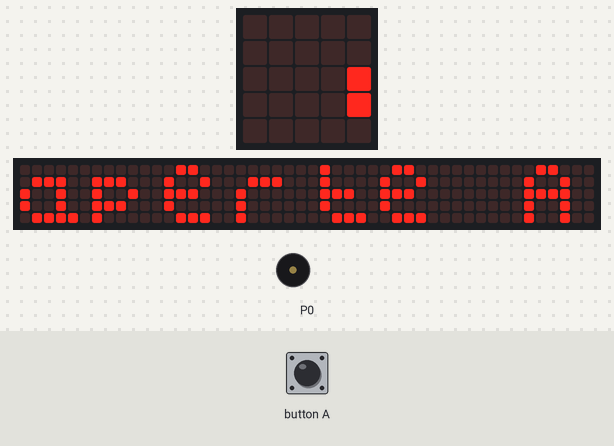
This program was run on a simulated BBC micro:bit (MakeCode). Parts: the board's 5×5 LED display, a strip that is not on the board, showing the scrolling text unrolled, buzzer (waves = sounding). The test bench sets the inputs (shaded band). The 48×5 strip is a reading aid, not a part: it shows the text the display is scrolling, unrolled, one strip-width of it at a time.

Above: at 0.2 s.
At 7.7 s:
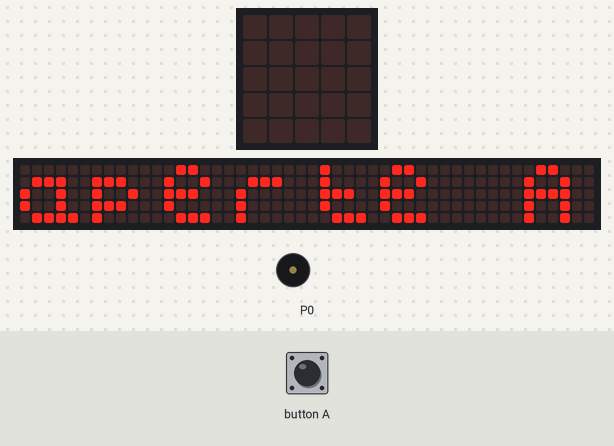
9.4 s: button A pressed for 0.15 s
At 9.75 s:
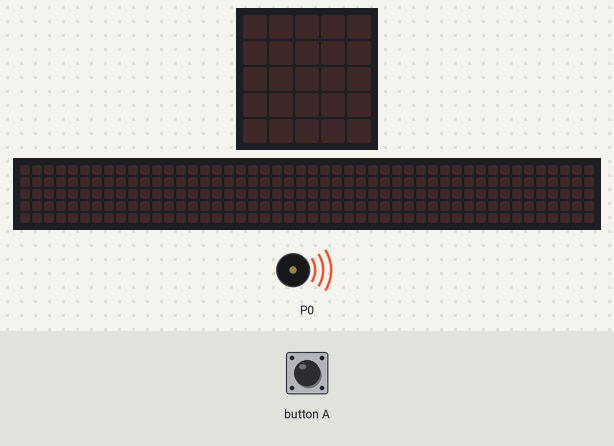
Timing chart, 0 to 16.1 s (numbered marks = the images above; inputs shaded):
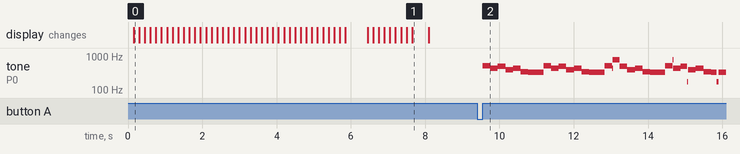

Measured:
- after the input at 9.4 s, tone on P0: plays 523 Hz for 0.21 s, 440 Hz for 0.21 s, 494 Hz for 0.21 s, 392 Hz for 0.21 s, 440 Hz for 0.21 s, 349 Hz for 0.21 s … (33 notes in this stretch), starting after 0.15 s
- what the display in image 1 shows lasts 0.4 s, from 7.7 s to 8.1 s

The program:

main.ts
```typescript
input.onButtonPressed(Button.A, function () {
    music.play(music.stringPlayable("C5 A B G A F E E ", 300), music.PlaybackMode.LoopingInBackground)
    basic.pause(3500)
    music.play(music.tonePlayable(784, music.beat(BeatFraction.Breve)), music.PlaybackMode.LoopingInBackground)
    basic.pause(2000)
    music.play(music.tonePlayable(175, music.beat(BeatFraction.Breve)), music.PlaybackMode.LoopingInBackground)
    basic.pause(1300)
    music.play(music.stringPlayable("G E B A F D C5 E ", 350), music.PlaybackMode.InBackground)
})
basic.showString("aperte A")
```

test.ts
```typescript
// testes vão aqui; isto não será compilado quando este pacote for usado como uma extensão.
```
